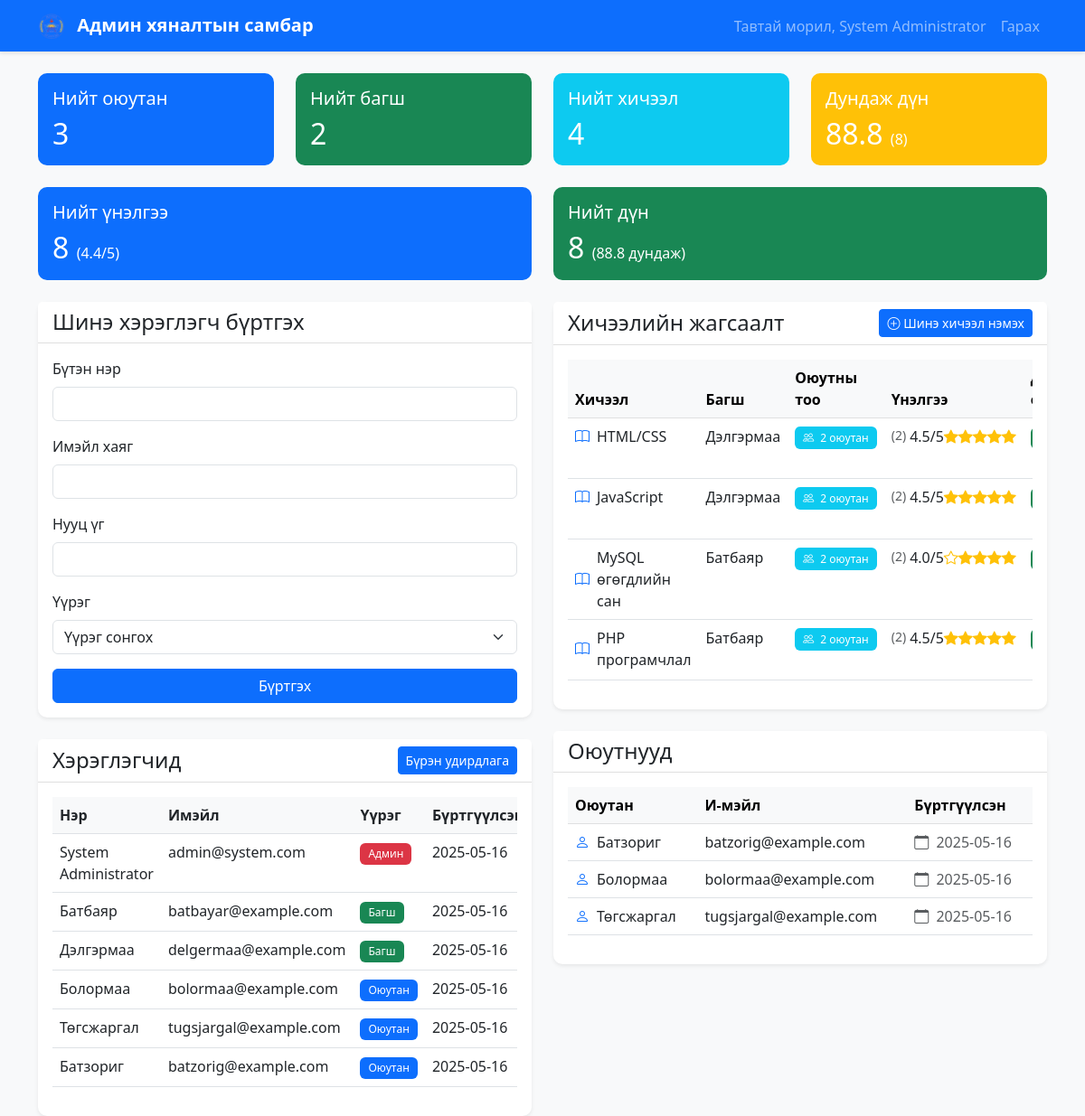
The page /dashboard/admin.php (signed in) on the database its author committed.
### tables this page shows
CREATE TABLE IF NOT EXISTS users (
    id INT AUTO_INCREMENT PRIMARY KEY,
    name VARCHAR(255) NOT NULL,
    email VARCHAR(255) NOT NULL UNIQUE,
    password VARCHAR(255) NOT NULL,
    role ENUM('admin', 'teacher', 'student') NOT NULL,
    created_at TIMESTAMP DEFAULT CURRENT_TIMESTAMP
);

CREATE TABLE IF NOT EXISTS courses (
    id INT AUTO_INCREMENT PRIMARY KEY,
    name VARCHAR(255) NOT NULL,
    teacher_id INT NOT NULL,
    created_at TIMESTAMP DEFAULT CURRENT_TIMESTAMP,
    FOREIGN KEY (teacher_id) REFERENCES users(id) ON DELETE CASCADE
);

### dashboard/admin.php (the view, shortened to what the rows shown need)
<?php
require_once '../db.php';
$stmt = $conn->prepare("
    SELECT id, name, email, role, created_at
    FROM users
    ORDER BY created_at DESC
");
$stmt->execute();
$users = $stmt->get_result()->fetch_all(MYSQLI_ASSOC);
$stmt = $conn->prepare("
    SELECT
        c.id,
        c.name,
        c.teacher_id,
        u.name as teacher_name,
        c.created_at,
        (SELECT COUNT(*) FROM course_enrollments WHERE course_id = c.id) as student_count,
        (SELECT COUNT(*) FROM evaluations WHERE course_id = c.id) as total_evaluations,
        (SELECT AVG(score) FROM evaluations WHERE course_id = c.id) as average_score,
        (SELECT COUNT(*) FROM grades WHERE course_id = c.id) as graded_count,
        (SELECT AVG(grade) FROM grades WHERE course_id = c.id) as average_grade
    FROM courses c
    JOIN users u ON c.teacher_id = u.id
    GROUP BY c.id
    ORDER BY c.name
");
$stmt->execute();
$courses = $stmt->get_result()->fetch_all(MYSQLI_ASSOC);
$stmt = $conn->prepare("
    SELECT
        (SELECT COUNT(*) FROM users WHERE role = 'student') as total_students,
        (SELECT COUNT(*) FROM users WHERE role = 'teacher') as total_teachers,
        (SELECT COUNT(*) FROM courses) as total_courses,
        (SELECT COUNT(*) FROM evaluations) as total_evaluations,
        (SELECT AVG(score) FROM evaluations) as average_score,
        (SELECT COUNT(*) FROM grades) as total_grades,
        (SELECT AVG(grade) FROM grades) as average_grade
");
$stmt->execute();
$stats = $stmt->get_result()->fetch_assoc();
$stmt = $conn->prepare("
    SELECT id, name, email, created_at
    FROM users
    WHERE role = 'student'
    ORDER BY name
");
$stmt->execute();
$students = $stmt->get_result()->fetch_all(MYSQLI_ASSOC);
?>
<!DOCTYPE html>
<html lang="mn">
<head>
    <link href="https://cdn.jsdelivr.net/npm/bootstrap@5.3.0/dist/css/bootstrap.min.css" rel="stylesheet">
    <link rel="stylesheet" href="https://cdn.jsdelivr.net/npm/bootstrap-icons@1.7.2/font/bootstrap-icons.css">
    <link rel="stylesheet" href="../css/style.css">
</head>
<body class="bg-light">
    <div class="container mt-4">
        <div class="row mb-4">
            <div class="col-md-3">
                <div class="card bg-primary text-white">
                    <div class="card-body">
                        <h2 class="mb-0"><?php echo $stats['total_students']; ?></h2>
                    </div>
                </div>
            </div>
            <div class="col-md-3">
                <div class="card bg-success text-white">
                    <div class="card-body">
                        <h2 class="mb-0"><?php echo $stats['total_teachers']; ?></h2>
                    </div>
                </div>
            </div>
            <div class="col-md-3">
                <div class="card bg-info text-white">
                    <div class="card-body">
                        <h2 class="mb-0"><?php echo $stats['total_courses']; ?></h2>
                    </div>
                </div>
            </div>
            <div class="col-md-3">
                <div class="card bg-warning text-white">
                    <div class="card-body">
                        <h2 class="mb-0">
                            <?php if ($stats['total_grades'] > 0): ?>
                                <?php echo number_format($stats['average_grade'], 1); ?>
                                <small class="fs-6">(<?php echo $stats['total_grades']; ?>)</small>
                            <?php else: ?>
                                -
                            <?php endif; ?>
                        </h2>
                    </div>
                </div>
            </div>
        </div>
        <div class="row mb-4">
            <div class="col-md-6">
                <div class="card bg-primary text-white">
                    <div class="card-body">
                        <h2 class="mb-0">
                            <?php echo $stats['total_evaluations']; ?>
                            <?php if ($stats['total_evaluations'] > 0): ?>
                                <small class="fs-6">
                                    (<?php echo number_format($stats['average_score'], 1); ?>/5)
                                </small>
                            <?php endif; ?>
                        </h2>
                    </div>
                </div>
            </div>
            <div class="col-md-6">
                <div class="card bg-success text-white">
                    <div class="card-body">
                        <h2 class="mb-0">
                            <?php echo $stats['total_grades']; ?>
                            <?php if ($stats['total_grades'] > 0): ?>
                                <small class="fs-6">
                                    (<?php echo number_format($stats['average_grade'], 1); ?> дундаж)
                                </small>
                            <?php endif; ?>
                        </h2>
                    </div>
                </div>
            </div>
        </div>
        <div class="row">
            <div class="col-md-6">
                <div class="card shadow-sm">
                    <div class="card-body">
                        <div class="table-responsive">
                            <table class="table">
                                <thead>
                                    <tr>
                                        <th>Нэр</th>
                                        <th>Имэйл</th>
                                        <th>Үүрэг</th>
                                        <th>Бүртгүүлсэн</th>
                                    </tr>
                                </thead>
                                <tbody>
                                    <?php foreach ($users as $user): ?>
                                        <tr>
                                            <td><?php echo htmlspecialchars($user['name']); ?></td>
                                            <td><?php echo htmlspecialchars($user['email']); ?></td>
                                            <td>
                                                <span class="badge bg-<?php echo $user['role'] === 'admin' ? 'danger' : ($user['role'] === 'teacher' ? 'success' : 'primary'); ?>">
                                                    <?php echo $user['role'] === 'admin' ? 'Админ' : ($user['role'] === 'teacher' ? 'Багш' : 'Оюутан'); ?>
                                                </span>
                                            </td>
                                            <td><?php echo date('Y-m-d', strtotime($user['created_at'])); ?></td>
                                        </tr>
                                    <?php endforeach; ?>
                                </tbody>
                            </table>
                        </div>
                    </div>
                </div>
            </div>
            <div class="col-md-6">
                <div class="card shadow-sm mb-4">
                    <div class="card-body">
                        <?php if (empty($courses)): ?>
                            <div class="text-center py-4">
                                <div class="text-muted">
                                    <i class="bi bi-book fs-4 d-block mb-2"></i>
                                    Хичээл байхгүй байна
                                </div>
                            </div>
                        <?php else: ?>
                            <div class="table-responsive">
                                <table class="table table-hover">
                                    <thead class="table-light">
                                        <tr>
                                            <th>Хичээл</th>
                                            <th>Багш</th>
                                            <th>Оюутны тоо</th>
                                            <th>Үнэлгээ</th>
                                            <th>Дундаж оноо</th>
                                        </tr>
                                    </thead>
                                    <tbody>
                                        <?php foreach ($courses as $course): ?>
                                            <tr>
                                                <td>
                                                    <div class="d-flex align-items-center">
                                                        <i class="bi bi-book text-primary me-2"></i>
                                                        <?php echo htmlspecialchars($course['name']); ?>
                                                    </div>
                                                </td>
                                                <td><?php echo htmlspecialchars($course['teacher_name']); ?></td>
                                                <td>
                                                    <span class="badge bg-info">
                                                        <i class="bi bi-people me-1"></i>
                                                        <?php echo $course['student_count']; ?> оюутан
                                                    </span>
                                                </td>
                                                <td>
                                                    <?php if ($course['total_evaluations'] > 0): ?>
                                                        <div class="rating">
                                                            <?php for ($i = 1; $i <= 5; $i++): ?>
                                                                <i class="bi bi-star<?php echo $i <= round($course['average_score']) ? '-fill' : ''; ?> text-warning"></i>
                                                            <?php endfor; ?>
                                                            <span class="ms-1"><?php echo number_format($course['average_score'], 1); ?>/5</span>
                                                            <small class="text-muted">
                                                                (<?php echo $course['total_evaluations']; ?>)
                                                            </small>
                                                        </div>
                                                    <?php else: ?>
                                                        <span class="text-muted">Үнэлгээ байхгүй</span>
                                                    <?php endif; ?>
                                                </td>
                                                <td>
                                                    <?php if ($course['graded_count'] > 0): ?>
                                                        <span class="badge bg-<?php echo $course['average_grade'] >= 60 ? 'success' : 'danger'; ?>">
                                                        </span>
                                                    <?php else: ?>
                                                        <span class="text-muted">Дүн байхгүй</span>
                                                    <?php endif; ?>
                                                </td>
                                            </tr>
                                        <?php endforeach; ?>
                                    </tbody>
                                </table>
                            </div>
                        <?php endif; ?>
                    </div>
                </div>
                <div class="card shadow-sm">
                    <div class="card-body">
                        <?php if (empty($students)): ?>
                            <div class="text-center py-4">
                                <div class="text-muted">
                                    <i class="bi bi-people fs-4 d-block mb-2"></i>
                                    Оюутан бүртгэгдээгүй байна
                                </div>
                            </div>
                        <?php else: ?>
                            <div class="table-responsive">
                                <table class="table table-hover">
                                    <thead class="table-light">
                                        <tr>
                                            <th>Оюутан</th>
                                            <th>И-мэйл</th>
                                            <th>Бүртгүүлсэн</th>
                                        </tr>
                                    </thead>
                                    <tbody>
                                        <?php foreach ($students as $student): ?>
                                            <tr>
                                                <td>
                                                    <div class="d-flex align-items-center">
                                                        <i class="bi bi-person text-primary me-2"></i>
                                                        <?php echo htmlspecialchars($student['name']); ?>
                                                    </div>
                                                </td>
                                                <td><?php echo htmlspecialchars($student['email']); ?></td>
                                                <td>
                                                    <span class="text-muted">
                                                        <i class="bi bi-calendar me-1"></i>
                                                        <?php echo date('Y-m-d', strtotime($student['created_at'])); ?>
                                                    </span>
                                                </td>
                                            </tr>
                                        <?php endforeach; ?>
                                    </tbody>
                                </table>
                            </div>
                        <?php endif; ?>
                    </div>
                </div>
            </div>
        </div>
    </div>
</body>
</html>

### rows shown on the page
users: name "System Administrator", email "admin@system.com", role "Админ", created_at "2025-05-16"
users: name "Батбаяр", email "batbayar@example.com", role "Багш", created_at "2025-05-16"
users: name "Дэлгэрмаа", email "delgermaa@example.com", role "Багш", created_at "2025-05-16"
users: name "Болормаа", email "bolormaa@example.com", role "Оюутан", created_at "2025-05-16"
users: name "Төгсжаргал", email "tugsjargal@example.com", role "Оюутан", created_at "2025-05-16"
users: name "Батзориг", email "batzorig@example.com", role "Оюутан", created_at "2025-05-16"
courses: name "HTML/CSS", teacher.name "Дэлгэрмаа", student_count "2", average_score "4.5", total_evaluations "2"
courses: name "JavaScript", teacher.name "Дэлгэрмаа", student_count "2", average_score "4.5", total_evaluations "2"
courses: name "MySQL өгөгдлийн сан", teacher.name "Батбаяр", student_count "2", average_score "4.0", total_evaluations "2"
courses: name "PHP програмчлал", teacher.name "Батбаяр", student_count "2", average_score "4.5", total_evaluations "2"

### other values the page prints
$_SESSION['user_name'] "System Administrator"
$stats['total_students'] "3"
$stats['total_teachers'] "2"
$stats['total_courses'] "4"
$stats['average_grade'] "88.8"
$stats['total_grades'] "8"
$stats['total_evaluations'] "8"
$stats['average_score'] "4.4"
